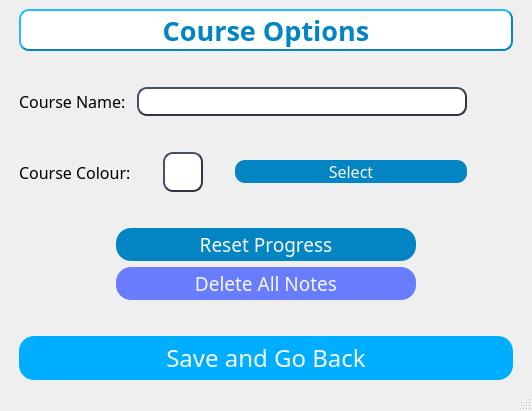
<?xml version="1.0" encoding="UTF-8"?>
<ui version="4.0">
 <class>MainWindow</class>
 <widget class="QMainWindow" name="MainWindow">
  <property name="geometry">
   <rect>
    <x>0</x>
    <y>0</y>
    <width>532</width>
    <height>411</height>
   </rect>
  </property>
  <property name="windowTitle">
   <string>Smart Retain</string>
  </property>
  <widget class="QWidget" name="centralwidget">
   <layout class="QHBoxLayout" name="horizontalLayout">
    <item>
     <layout class="QGridLayout" name="gridLayout" columnstretch="0,0,0,0,0,2,0,0">
      <item row="3" column="7">
       <spacer name="horizontalSpacer_2">
        <property name="orientation">
         <enum>Qt::Horizontal</enum>
        </property>
        <property name="sizeType">
         <enum>QSizePolicy::Fixed</enum>
        </property>
        <property name="sizeHint" stdset="0">
         <size>
          <width>10</width>
          <height>20</height>
         </size>
        </property>
       </spacer>
      </item>
      <item row="3" column="2">
       <spacer name="horizontalSpacer_5">
        <property name="orientation">
         <enum>Qt::Horizontal</enum>
        </property>
        <property name="sizeType">
         <enum>QSizePolicy::Fixed</enum>
        </property>
        <property name="sizeHint" stdset="0">
         <size>
          <width>20</width>
          <height>20</height>
         </size>
        </property>
       </spacer>
      </item>
      <item row="6" column="1" colspan="6" alignment="Qt::AlignHCenter">
       <widget class="QPushButton" name="deleteBtn">
        <property name="sizePolicy">
         <sizepolicy hsizetype="Fixed" vsizetype="Fixed">
          <horstretch>0</horstretch>
          <verstretch>0</verstretch>
         </sizepolicy>
        </property>
        <property name="minimumSize">
         <size>
          <width>300</width>
          <height>0</height>
         </size>
        </property>
        <property name="maximumSize">
         <size>
          <width>250</width>
          <height>16777215</height>
         </size>
        </property>
        <property name="font">
         <font>
          <family>Neue Haas Grotesk Text Pro</family>
          <pointsize>14</pointsize>
         </font>
        </property>
        <property name="styleSheet">
         <string notr="true">QPushButton {
	background-color: #697CFE;
	border-radius: 15px;
	color: #F6F7FB;
	padding:3px;
}

QPushButton:hover {
    background-color: rgb(91, 108, 221);
}</string>
        </property>
        <property name="text">
         <string> Delete All Notes </string>
        </property>
       </widget>
      </item>
      <item row="7" column="1" colspan="6">
       <spacer name="verticalSpacer">
        <property name="orientation">
         <enum>Qt::Vertical</enum>
        </property>
        <property name="sizeType">
         <enum>QSizePolicy::Fixed</enum>
        </property>
        <property name="sizeHint" stdset="0">
         <size>
          <width>20</width>
          <height>30</height>
         </size>
        </property>
       </spacer>
      </item>
      <item row="3" column="3">
       <widget class="QLabel" name="colorLabel">
        <property name="sizePolicy">
         <sizepolicy hsizetype="Expanding" vsizetype="Expanding">
          <horstretch>0</horstretch>
          <verstretch>0</verstretch>
         </sizepolicy>
        </property>
        <property name="minimumSize">
         <size>
          <width>40</width>
          <height>40</height>
         </size>
        </property>
        <property name="maximumSize">
         <size>
          <width>40</width>
          <height>40</height>
         </size>
        </property>
        <property name="font">
         <font>
          <pointsize>12</pointsize>
         </font>
        </property>
        <property name="styleSheet">
         <string notr="true">background-color: white;
border-style: outset;
border-width: 2px;
border-radius: 10px;
border-color: #303545;</string>
        </property>
        <property name="text">
         <string/>
        </property>
       </widget>
      </item>
      <item row="3" column="5">
       <widget class="QPushButton" name="selectBtn">
        <property name="font">
         <font>
          <family>Neue Haas Grotesk Text Pro</family>
          <pointsize>12</pointsize>
         </font>
        </property>
        <property name="styleSheet">
         <string notr="true">QPushButton {
	background-color: #0285c2;
	border-radius: 10px;
	color: #F6F7FB;
}

QPushButton:hover {
    background-color: rgb(2, 106, 154);
}</string>
        </property>
        <property name="text">
         <string> Select </string>
        </property>
       </widget>
      </item>
      <item row="1" column="1" rowspan="2">
       <widget class="QLabel" name="label_2">
        <property name="font">
         <font>
          <family>Neue Haas Grotesk Text Pro</family>
          <pointsize>12</pointsize>
         </font>
        </property>
        <property name="text">
         <string>Course Name:</string>
        </property>
       </widget>
      </item>
      <item row="3" column="1">
       <widget class="QLabel" name="label_3">
        <property name="font">
         <font>
          <family>Neue Haas Grotesk Text Pro</family>
          <pointsize>12</pointsize>
         </font>
        </property>
        <property name="text">
         <string>Course Colour:</string>
        </property>
       </widget>
      </item>
      <item row="4" column="0">
       <spacer name="horizontalSpacer">
        <property name="orientation">
         <enum>Qt::Horizontal</enum>
        </property>
        <property name="sizeType">
         <enum>QSizePolicy::Fixed</enum>
        </property>
        <property name="sizeHint" stdset="0">
         <size>
          <width>10</width>
          <height>20</height>
         </size>
        </property>
       </spacer>
      </item>
      <item row="1" column="2" rowspan="2" colspan="4">
       <widget class="QLineEdit" name="nameEdit">
        <property name="font">
         <font>
          <family>Neue Haas Grotesk Text Pro</family>
          <pointsize>12</pointsize>
         </font>
        </property>
        <property name="styleSheet">
         <string notr="true">background-color: white;
border-style: outset;
border-width: 2px;
border-radius: 10px;
border-color: #303545;</string>
        </property>
       </widget>
      </item>
      <item row="4" column="1" colspan="6">
       <spacer name="verticalSpacer_2">
        <property name="orientation">
         <enum>Qt::Vertical</enum>
        </property>
        <property name="sizeType">
         <enum>QSizePolicy::Fixed</enum>
        </property>
        <property name="sizeHint" stdset="0">
         <size>
          <width>20</width>
          <height>30</height>
         </size>
        </property>
       </spacer>
      </item>
      <item row="8" column="1" colspan="6">
       <widget class="QPushButton" name="saveBtn">
        <property name="font">
         <font>
          <family>Neue Haas Grotesk Text Pro</family>
          <pointsize>18</pointsize>
         </font>
        </property>
        <property name="styleSheet">
         <string notr="true">QPushButton {
	background-color: #00aeff;
	border-radius: 15px;
	color: #F6F7FB;
padding:5px;
}

QPushButton:hover {
    background-color: rgb(0, 154, 226);
}</string>
        </property>
        <property name="text">
         <string>Save and Go Back</string>
        </property>
       </widget>
      </item>
      <item row="3" column="6">
       <spacer name="horizontalSpacer_4">
        <property name="orientation">
         <enum>Qt::Horizontal</enum>
        </property>
        <property name="sizeType">
         <enum>QSizePolicy::Fixed</enum>
        </property>
        <property name="sizeHint" stdset="0">
         <size>
          <width>40</width>
          <height>20</height>
         </size>
        </property>
       </spacer>
      </item>
      <item row="3" column="4">
       <spacer name="horizontalSpacer_3">
        <property name="orientation">
         <enum>Qt::Horizontal</enum>
        </property>
        <property name="sizeType">
         <enum>QSizePolicy::Fixed</enum>
        </property>
        <property name="sizeHint" stdset="0">
         <size>
          <width>20</width>
          <height>20</height>
         </size>
        </property>
       </spacer>
      </item>
      <item row="5" column="1" colspan="6" alignment="Qt::AlignHCenter">
       <widget class="QPushButton" name="resetBtn">
        <property name="sizePolicy">
         <sizepolicy hsizetype="Fixed" vsizetype="Fixed">
          <horstretch>0</horstretch>
          <verstretch>0</verstretch>
         </sizepolicy>
        </property>
        <property name="minimumSize">
         <size>
          <width>300</width>
          <height>0</height>
         </size>
        </property>
        <property name="maximumSize">
         <size>
          <width>250</width>
          <height>16777215</height>
         </size>
        </property>
        <property name="font">
         <font>
          <family>Neue Haas Grotesk Text Pro</family>
          <pointsize>14</pointsize>
         </font>
        </property>
        <property name="styleSheet">
         <string notr="true">QPushButton {
	background-color: #0285c2;
	border-radius: 15px;
	color: #F6F7FB;
padding:3px;
}

QPushButton:hover {
    background-color: rgb(2, 106, 154);
}</string>
        </property>
        <property name="text">
         <string> Reset Progress </string>
        </property>
       </widget>
      </item>
      <item row="0" column="1" colspan="6">
       <widget class="QLabel" name="titleLabel">
        <property name="font">
         <font>
          <family>Neue Haas Grotesk Text Pro</family>
          <pointsize>20</pointsize>
          <weight>75</weight>
          <italic>false</italic>
          <bold>true</bold>
         </font>
        </property>
        <property name="styleSheet">
         <string notr="true">background-color: white;
border-style: outset;
border-width: 2px;
border-radius: 10px;
border-color: #0285c2;
color: #0285c2;</string>
        </property>
        <property name="text">
         <string>Course Options</string>
        </property>
        <property name="alignment">
         <set>Qt::AlignCenter</set>
        </property>
       </widget>
      </item>
     </layout>
    </item>
   </layout>
  </widget>
  <widget class="QStatusBar" name="statusbar"/>
 </widget>
 <resources/>
 <connections/>
</ui>
